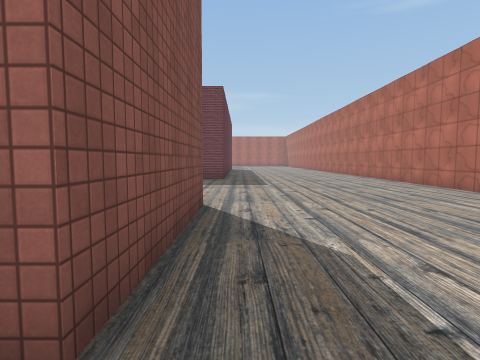
View 1 (above)

24 first-person views from a walk through a 3-D level made in the Unity game engine. The camera is 1.5 m above the floor, tilts 4° down and sees 80° across. The floor is counted in squares, 2 m on a side. Each view is taken from the middle of a square. On the plan, view 1 faces up. The plan holds only what a view shows up to about 10 squares ahead; the rest is blank. The place goes on beyond the plan. The player character is not drawn. Some animated figures are not drawn. Some surface patterns are stand-ins.

View 2
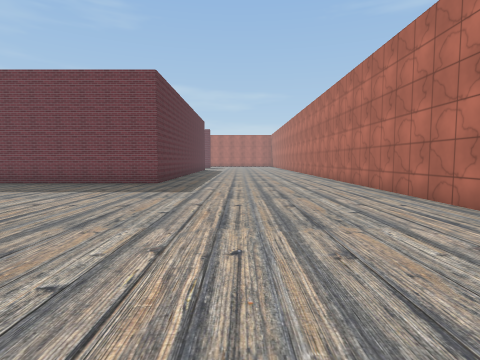

View 3
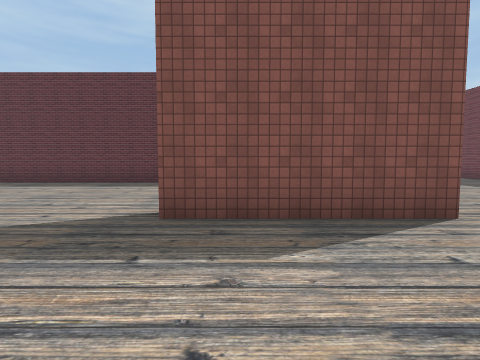

View 4
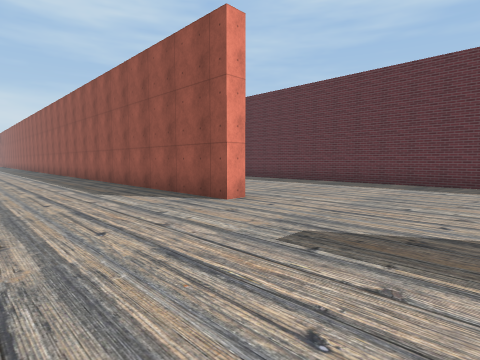

View 5
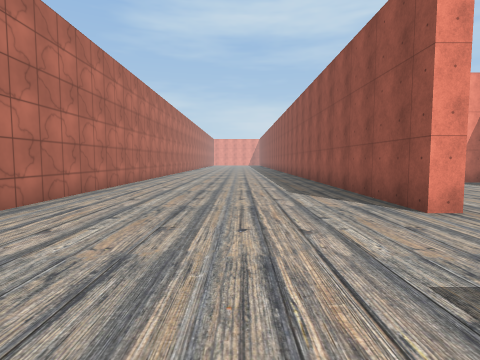

View 6
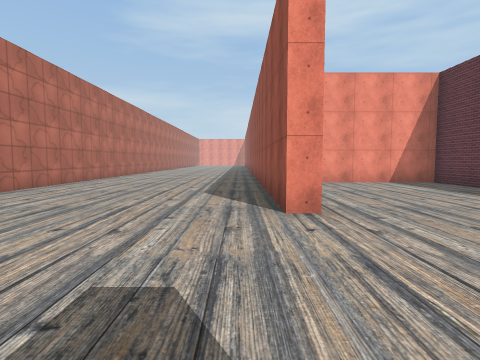

View 7
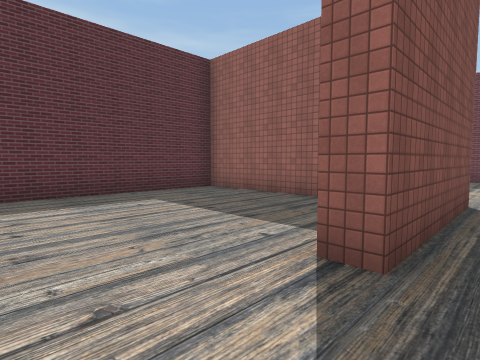

View 8
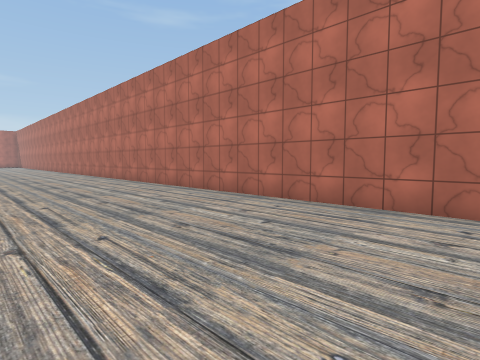

View 9
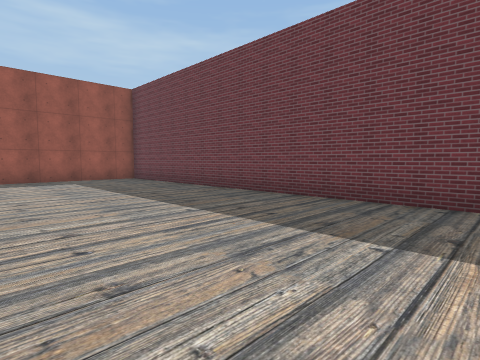

View 10
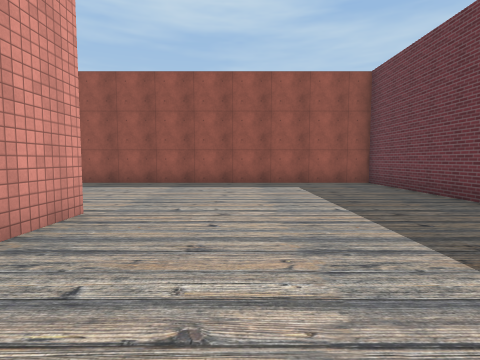

View 11
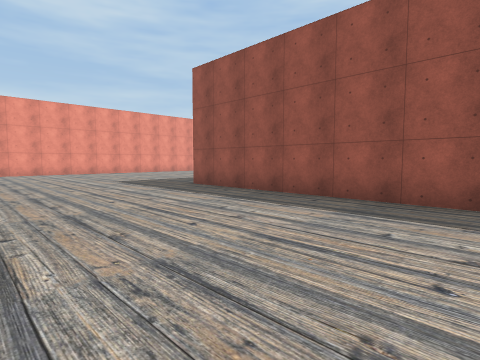

View 12
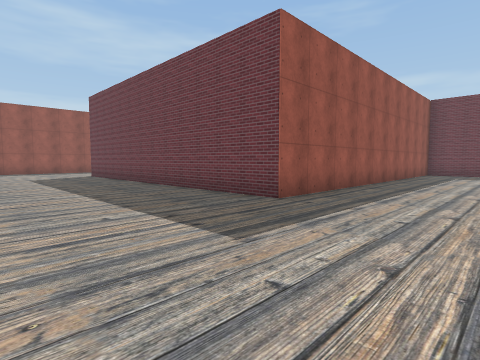

View 13
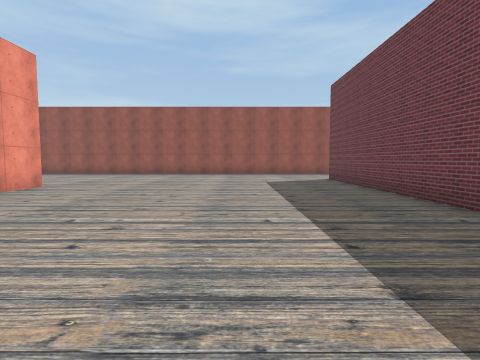

View 14
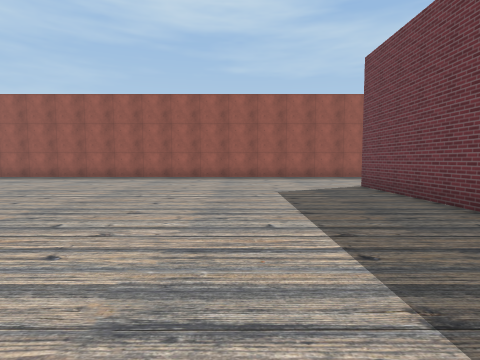

View 15
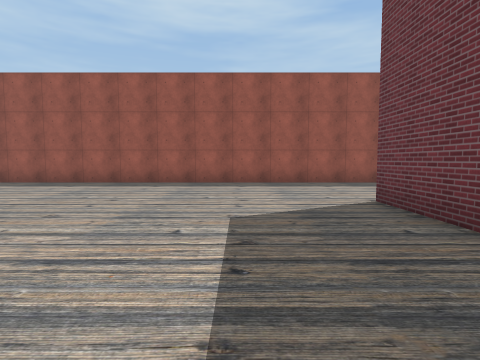

View 16
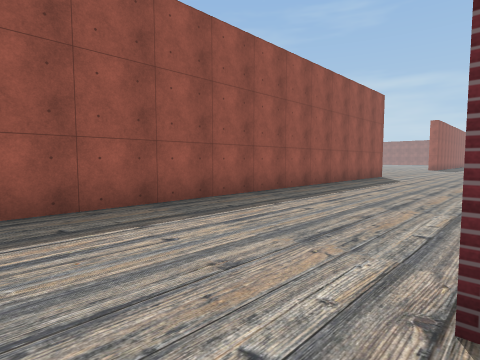

View 17
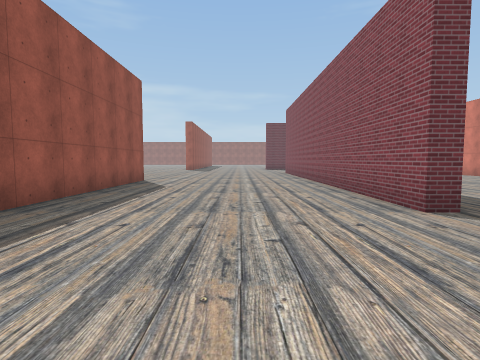

View 18
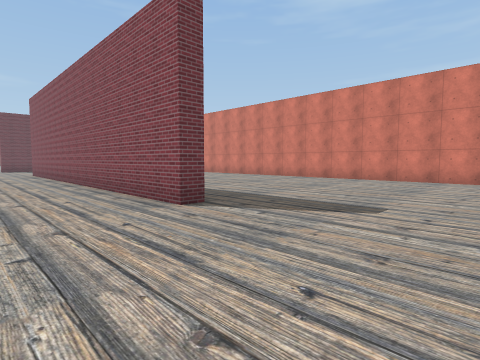

View 19
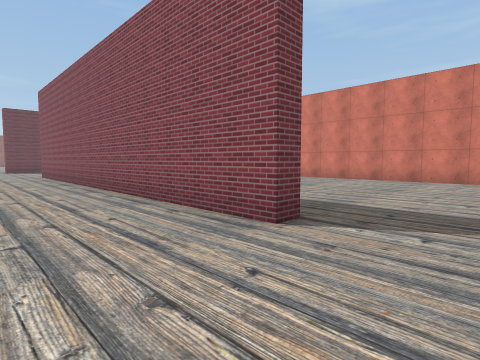

View 20
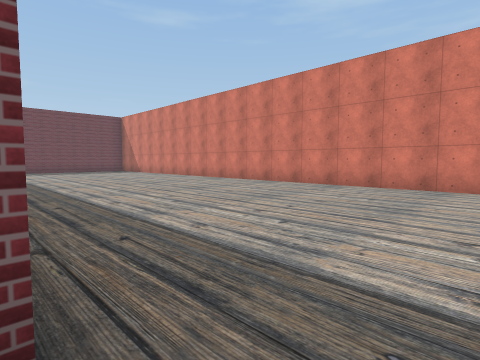

View 21
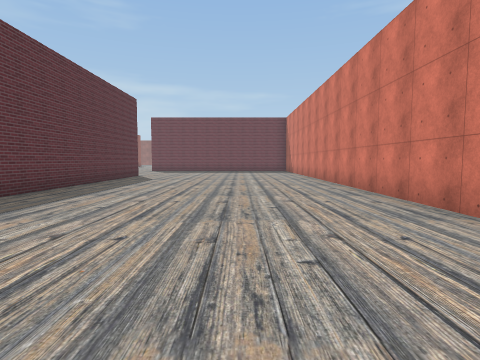

View 22
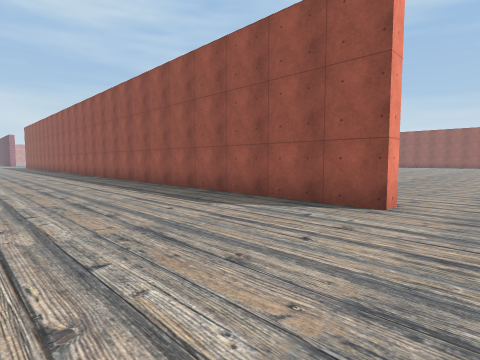

View 23
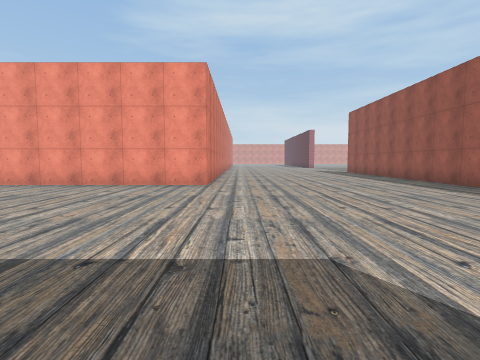

View 24
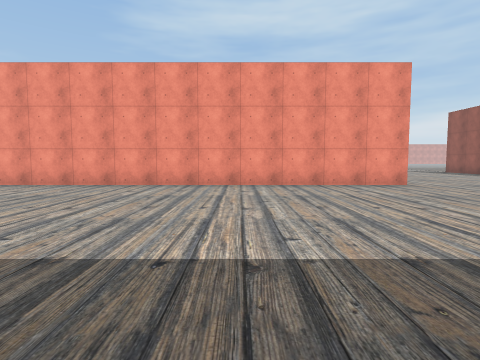

### Floor plan
Points are (right, up) in squares from view 1. A wall is a line through its corners. A room is listed if a view was taken in it or the views show most of it. See-through windows are left out.
Room 1 (views 1, 2, 3, 4, 5, 6, 7, 8, 9, 10, 11, 12, 13, 14, 15, 16, 17, 18, 19, 20, 21, 22, 23, 24)
walls: (-12.9, 1.9) (-12.9, 14); (-20.8, 5) (-21.3, 5) (-21.3, 14.5); (-7, 4.8) (-5.5, 4.8); (-6.5, -7.6) (-6.5, -9.5) (-2.8, -9.5); (-3, 4.3) (-6.5, 4.3) (-6.5, -6); (-20, -11) (-20, -9.5) (-7.8, -9.5); (-1.2, -4) (-0.6, -4) (-0.6, -10.5); (-0.6, 4.9) (-0.6, 1) (-1.1, 1); (-20.8, 14.1) (-20.8, 9.8); (-0.6, 12.1) (-0.6, 11.2) (-12.4, 11.2) (-12.4, -0.5) (-23.2, -0.5); (-28.1, 11.6) (-27.5, 11.6) (-27.5, -11.1); (5.6, -0.6) (5.6, 12); (5.6, -10.1) (5.6, -4.1)

Where each view was taken, in squares from view 1:
view 1: 0 up, 0 right, facing up
view 2: 2 up, 2 right, facing up
view 3: 2 up, 3 right, facing left
view 4: 0 up, 3 right, facing down-left
view 5: 0 up, 2 right, facing down
view 6: 0 up, 0 right, facing down
view 7: 1 down, 0 right, facing up-left
view 8: 1 down, 1 right, facing up-right
view 9: 6 up, 1 left, facing up-left
view 10: 7 up, 3 left, facing left
view 11: 7 up, 7 left, facing down-left
view 12: 5 down, 9 left, facing up-left
view 13: 4 down, 12 left, facing left
view 14: 4 down, 15 left, facing left
view 15: 3 down, 18 left, facing left
view 16: 2 down, 23 left, facing up-left
view 17: 1 up, 24 left, facing up
view 18: 1 up, 24 left, facing up-right
view 19: 3 up, 24 left, facing up-right
view 20: 4 up, 21 left, facing up-right
view 21: 4 up, 16 left, facing up
view 22: 13 up, 23 left, facing down-left
view 23: 1 down, 21 left, facing down
view 24: 1 down, 15 left, facing down
